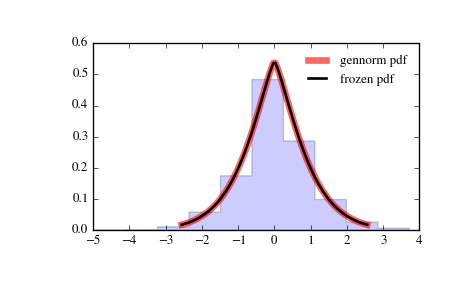

This figure's Python source:
from scipy.stats import gennorm
import matplotlib.pyplot as plt
fig, ax = plt.subplots(1, 1)

# Calculate a few first moments:

beta = 1.3
mean, var, skew, kurt = gennorm.stats(beta, moments='mvsk')

# Display the probability density function (``pdf``):

x = np.linspace(gennorm.ppf(0.01, beta),
                gennorm.ppf(0.99, beta), 100)
ax.plot(x, gennorm.pdf(x, beta),
       'r-', lw=5, alpha=0.6, label='gennorm pdf')

# Alternatively, the distribution object can be called (as a function)
# to fix the shape, location and scale parameters. This returns a "frozen"
# RV object holding the given parameters fixed.

# Freeze the distribution and display the frozen ``pdf``:

rv = gennorm(beta)
ax.plot(x, rv.pdf(x), 'k-', lw=2, label='frozen pdf')

# Check accuracy of ``cdf`` and ``ppf``:

vals = gennorm.ppf([0.001, 0.5, 0.999], beta)
np.allclose([0.001, 0.5, 0.999], gennorm.cdf(vals, beta))
# True

# Generate random numbers:

r = gennorm.rvs(beta, size=1000)

# And compare the histogram:

ax.hist(r, normed=True, histtype='stepfilled', alpha=0.2)
ax.legend(loc='best', frameon=False)
plt.show()
